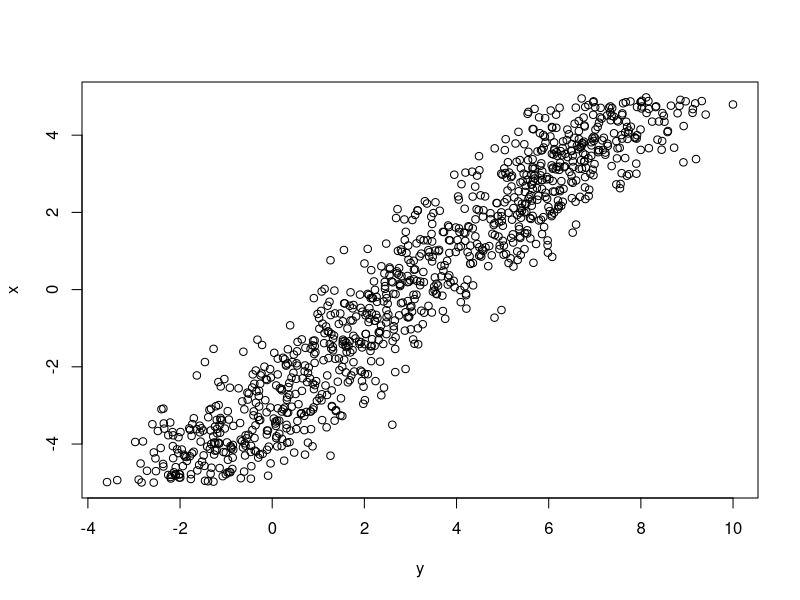
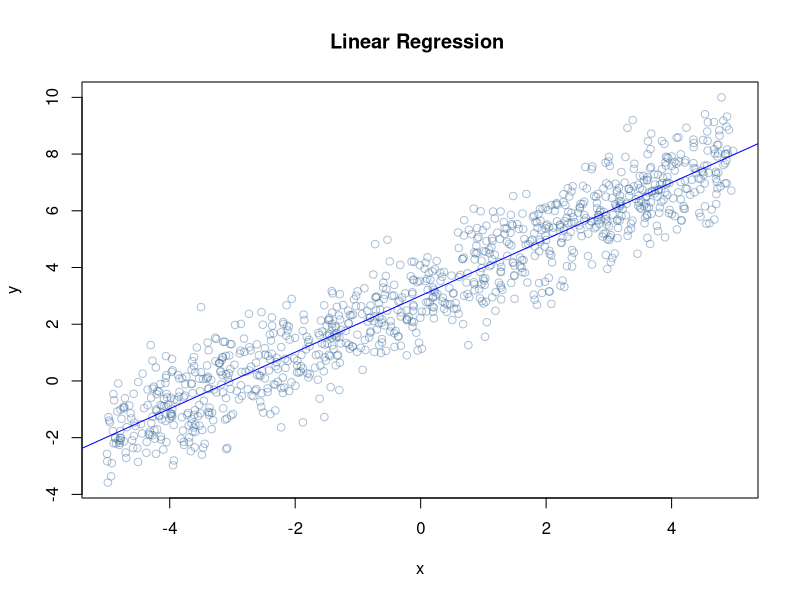
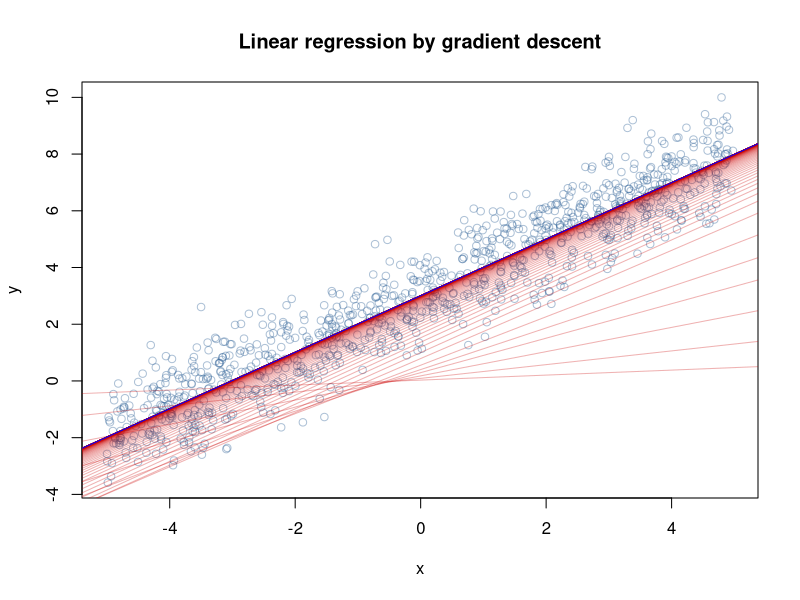
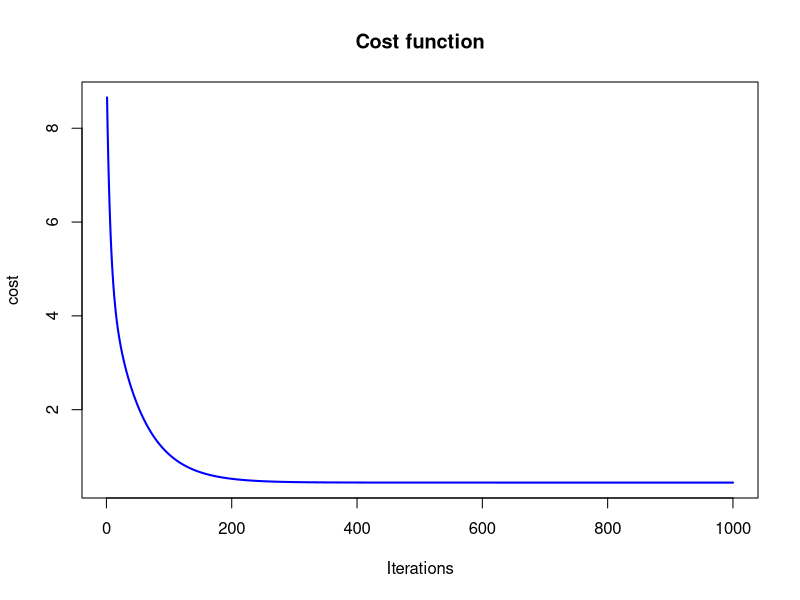

Write R code to recreate these figures, in order.
# https://www.r-bloggers.com/linear-regression-by-gradient-descent/

# generate random data in which y is a noisy function of x
x <- runif(1000, -5, 5)
y <- x + rnorm(1000) + 3

# Look at the scotterplot 
plot(y, x)

# fit a linear model
res <- lm( y ~ x )
print(res)

# plot the data and the model
plot(x,y, col=rgb(0.2,0.4,0.6,0.4), main='Linear Regression ')
abline(res, col='blue')


# squared error cost function
cost <- function(X, y, theta) {
  sum( (X %*% theta - y)^2 ) / (2*length(y))
}

# learning rate and iteration limit
alpha <- 0.01
num_iters <- 1000

# keep history
cost_history <- double(num_iters)
theta_history <- list(num_iters)

# initialize coefficients
theta <- matrix(c(0,0), nrow=2)

# add a column of 1's for the intercept coefficient
X <- cbind(1, matrix(x))

AllXandY <- cbind(y, X)

sampleData <- sample(AllXandY, 10)

# gradient descent
for (i in 1:num_iters) {

  error <- (X %*% theta - y)
  delta <- t(X) %*% error / length(y)
  theta <- theta - alpha * delta
  cost_history[i] <- cost(X, y, theta)
 
  print(cost_history[i])
  print(paste( i , paste(" , " ,theta)))
  
  theta_history[[i]] <- theta
  
  # Sys.sleep(1)
  
}

print(theta)

# plot data and converging fit
plot(x,y, col=rgb(0.2,0.4,0.6,0.4), main='Linear regression by gradient descent')
for (i in c(1,3,6,10,14,seq(20,num_iters,by=10))) {
  abline(coef=theta_history[[i]], col=rgb(0.8,0,0,0.3))
}
abline(coef=theta, col='blue')

plot(cost_history, type='line', col='blue', lwd=2, main='Cost function', ylab='cost', xlab='Iterations')
